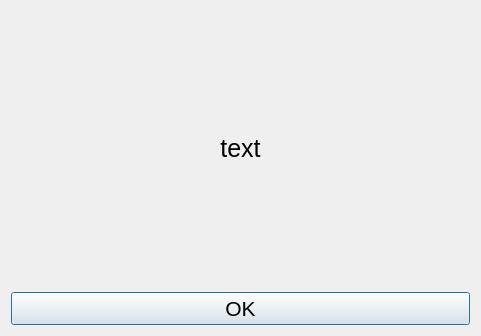
<?xml version="1.0" encoding="UTF-8"?>
<ui version="4.0">
 <class>DialogBoxUi</class>
 <widget class="QDialog" name="DialogBoxUi">
  <property name="geometry">
   <rect>
    <x>0</x>
    <y>0</y>
    <width>481</width>
    <height>336</height>
   </rect>
  </property>
  <property name="sizePolicy">
   <sizepolicy hsizetype="Maximum" vsizetype="Maximum">
    <horstretch>0</horstretch>
    <verstretch>0</verstretch>
   </sizepolicy>
  </property>
  <property name="windowTitle">
   <string>Dialog</string>
  </property>
  <layout class="QVBoxLayout" name="verticalLayout">
   <item>
    <widget class="QLabel" name="label">
     <property name="font">
      <font>
       <pointsize>19</pointsize>
      </font>
     </property>
     <property name="text">
      <string>text</string>
     </property>
     <property name="alignment">
      <set>Qt::AlignCenter</set>
     </property>
     <property name="wordWrap">
      <bool>true</bool>
     </property>
    </widget>
   </item>
   <item>
    <widget class="QPushButton" name="pushButton">
     <property name="font">
      <font>
       <pointsize>16</pointsize>
      </font>
     </property>
     <property name="text">
      <string>OK</string>
     </property>
    </widget>
   </item>
  </layout>
 </widget>
 <resources/>
 <connections>
  <connection>
   <sender>pushButton</sender>
   <signal>clicked()</signal>
   <receiver>DialogBoxUi</receiver>
   <slot>accept()</slot>
   <hints>
    <hint type="sourcelabel">
     <x>369</x>
     <y>323</y>
    </hint>
    <hint type="destinationlabel">
     <x>480</x>
     <y>297</y>
    </hint>
   </hints>
  </connection>
 </connections>
</ui>
